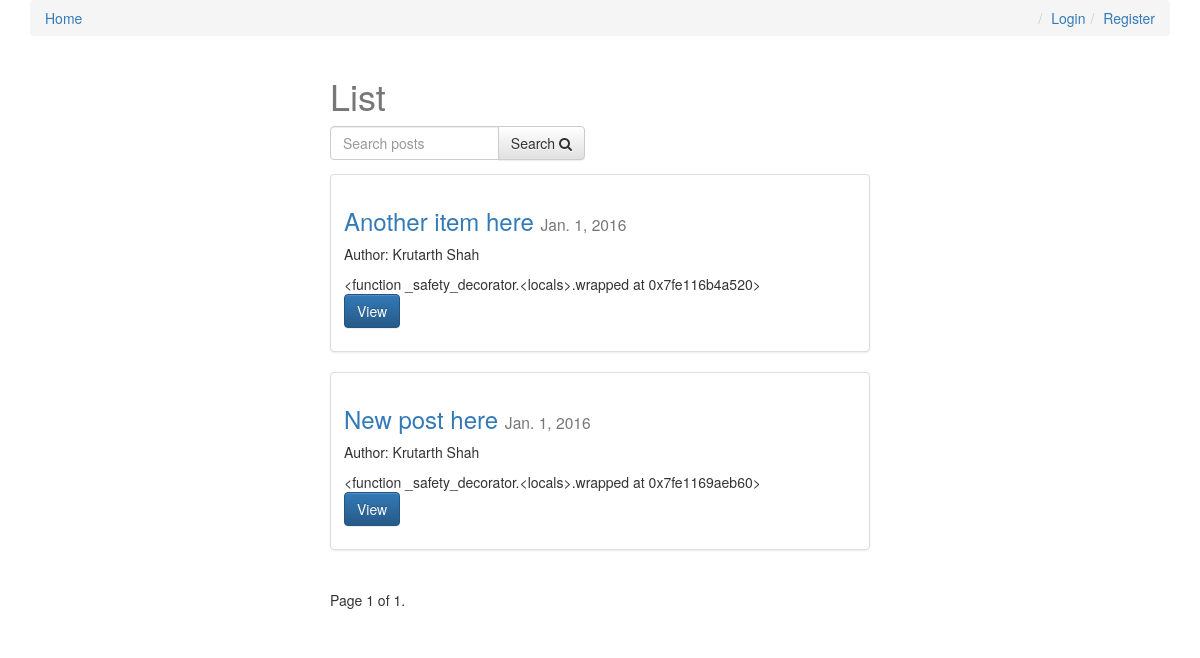
The page / on the database its author committed.
### posts/models.py (models this page shows, shortened)
class Post(models.Model):
    user = models.ForeignKey(settings.AUTH_USER_MODEL, default=1)
    title = models.CharField(max_length=120)
    slug = models.SlugField(unique=True)
    image = models.ImageField(upload_to=upload_location,
            null=True,
            blank=True,
            width_field="width_field",
            height_field="height_field")
    height_field = models.IntegerField(default=0)
    width_field = models.IntegerField(default=0)
    content = models.TextField()
    draft = models.BooleanField(default=False)
    publish = models.DateField(auto_now=False, auto_now_add=False)
    read_time =  models.IntegerField(default=0) # models.TimeField(null=True, blank=True) #assume minutes
    updated = models.DateTimeField(auto_now=True, auto_now_add=False)
    timestamp = models.DateTimeField(auto_now=False, auto_now_add=True)
    objects = PostManager()
    def get_absolute_url(self):
        return reverse("posts:detail", kwargs={"slug": self.slug})
    class Meta:
        ordering = ["-timestamp", "-updated"]
    def get_markdown(self):
        content = self.content
        markdown_text = markdown(content)
        return mark_safe(markdown_text)

### posts/views.py (the view, shortened to what this page needs)
# urls.py: url(r'^$', post_list, name='list'),
def post_list(request):
	today = timezone.now().date()
	queryset_list = Post.objects.active() #.order_by("-timestamp")
	if request.user.is_staff or request.user.is_superuser:
		queryset_list = Post.objects.all()
	query = request.GET.get("q")
	paginator = Paginator(queryset_list, 8) # Show 25 contacts per page
	page_request_var = "page"
	page = request.GET.get(page_request_var)
	try:
		queryset = paginator.page(page)
	except PageNotAnInteger:
		queryset = paginator.page(1)
	except EmptyPage:
		queryset = paginator.page(paginator.num_pages)
	context = {
		"object_list": queryset,
		"title": "List",
		"page_request_var": page_request_var,
		"today": today,
	}
	return render(request, "post_list.html", context)

### posts/models.py (called while the page is built)
    def active(self, *args, **kwargs):
        return super(PostManager, self).filter(draft=False).filter(publish__lte=timezone.now())

### templates/post_list.html (shortened to what this page needs)
{% extends "base.html" %}
{% block content %}
<div class='col-sm-6 col-sm-offset-3'>
    <h1>{{ title }}</h1>
<form method='GET' action='' class='row'>
        <div class='col-sm-6'>
            <div class='input-group'>
                <input class='form-control' type='text' name='q' placeholder='Search posts' value='{{ request.GET.q }}'/>
                <span class='input-group-btn'>
                    <button class='btn btn-default' type='submit'>Search <i class="fa fa-search"></i></button>
                </span>
            </div>
        </div>
</form>
{% for obj in object_list %}
<div class="row">
  <div class="col-sm-12">
    <div class="thumbnail">
      <div class="caption post-detail-item">
        <h3><a href='{{ obj.get_absolute_url }}'>{{ obj.title }}</a> <small>{{ obj.publish }}</small></h3>
        {% if obj.user.get_full_name %}<p>Author: {{ obj.user.get_full_name }}</p>{% endif %}
        {{ obj.get_markdown|truncatechars_html:120 }}
        <p><a href="{{ obj.get_absolute_url }}" class="btn btn-primary" role="button">View</a></p>
      </div>
    </div>
  </div>
</div>
{% endfor %}
<div class="pagination">
    <span class="step-links">
        <span class="current">
            Page {{ object_list.number }} of {{ object_list.paginator.num_pages }}.
        </span>
    </span>
</div>
</div>
{% endblock content %}

### static/css/base.css (style rules this page uses)
h1 { color: #777777; }

### rows shown on the page
Post: title "Another item here", publish "Jan. 1, 2016", user.get_full_name "Krutarth Shah", get_markdown "<function _safety_decorator.<locals>.wrapped at 0x7fe116b4a520>"
Post: title "New post here", publish "Jan. 1, 2016", user.get_full_name "Krutarth Shah", get_markdown "<function _safety_decorator.<locals>.wrapped at 0x7fe1169aeb60>"

### other values the page prints
{{ title }} "List"
{{ object_list.number }} "1"
{{ object_list.paginator.num_pages }} "1"
